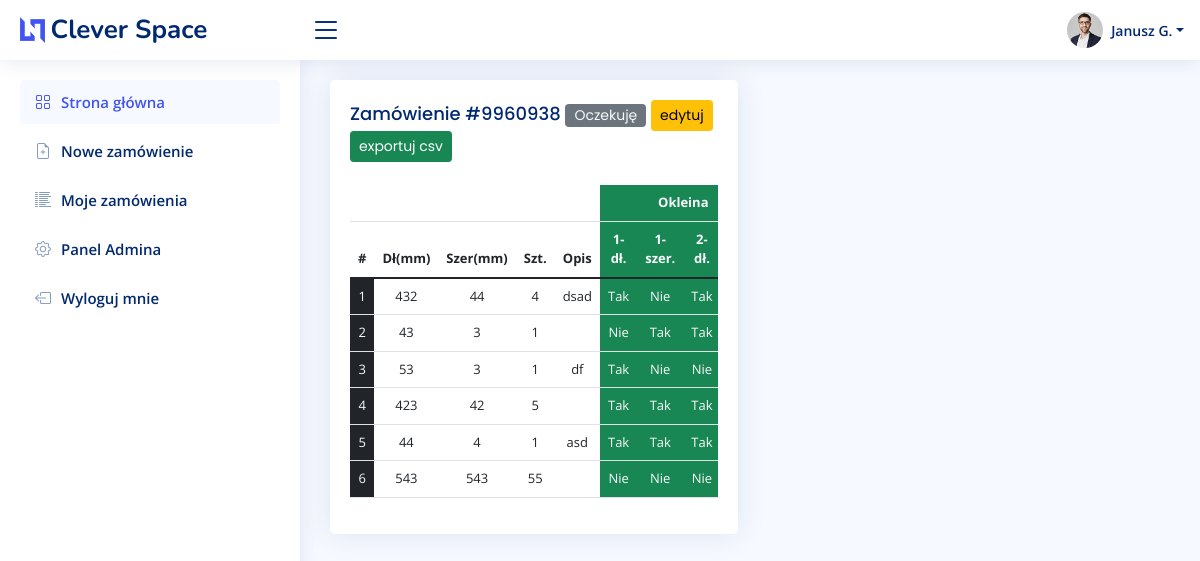
The app's page /9960938/ (signed in) with its own data.
### account/models.py (models this page shows, shortened)
class UserBase(AbstractBaseUser, PermissionsMixin):
    email = models.EmailField(unique=True)
    first_name = models.CharField(max_length=150, blank=True)
    last_name = models.CharField(max_length=150, blank=True)
    phone_number = models.CharField(max_length=15, blank=True)
    postcode = models.CharField(max_length=12, blank=True)
    address_line_1 = models.CharField(max_length=150, blank=True)
    address_line_2 = models.CharField(max_length=150, blank=True)
    town_city = models.CharField(max_length=150, blank=True)
    is_active = models.BooleanField(default=True)
    is_staff = models.BooleanField(default=False)
    created = models.DateTimeField(auto_now_add=True)
    updated = models.DateTimeField(auto_now=True)
    objects = CustomAccountManager()
    USERNAME_FIELD = 'email'
    REQUIRED_FIELDS = ['first_name', 'last_name']
    class Meta:
        verbose_name = "Konto"
        verbose_name_plural = "Konta"

### order/models.py (models this page shows, shortened)
class Order(models.Model):
    PENDING = 0
    DURING = 1
    DONE = 2
    STATUS = (
        (PENDING, 'Oczekuję'),
        (DURING, 'W trakcie'),
        (DONE, 'Zakończone'),
    )
    user = models.ForeignKey(settings.AUTH_USER_MODEL, on_delete=models.CASCADE, related_name='order_user')
    date_created = models.DateTimeField(auto_now_add=True, null=True)
    slug = RandomSlugField(length=7, exclude_lower=True, exclude_upper=True, exclude_vowels=True)
    status = models.SmallIntegerField(choices=STATUS, default=PENDING)
    class Meta:
        verbose_name = "zamówienie"
        verbose_name_plural = "zamówienia"

class Item(models.Model):
    item_number = models.CharField(max_length=255, blank=True, null=True)
    order = models.ForeignKey(Order, null=True, on_delete=models.SET_NULL)
    lenght = models.DecimalField(max_digits=4, decimal_places=0)
    width = models.DecimalField(max_digits=4, decimal_places=0)
    lenght = models.PositiveSmallIntegerField(blank=False)
    quantity = models.SmallIntegerField(default=1, blank=False, null=False)
    description = models.CharField(max_length=255, blank=True, null=True)
    lenght1 = CustomBooleanField()
    lenght2 = CustomBooleanField()
    width1 = CustomBooleanField()
    width2 = CustomBooleanField()
    class Meta:
        verbose_name = "formatka"
        verbose_name_plural = "formatki"

### order/views.py (the view)
# urls.py: path('<slug:slug>/', views.detail, name='detail'),
@login_required(login_url='login')
def detail(request, slug):
    order = Order.objects.get(slug=slug)
    item = order.item_set.all()
    context = {
        'order': order,
        'item': item,
    }
    return render(request, 'order/detail.html', context)

### order/models.py (called while the page is built)
    def from_db_value(self, value, expression, connection, context=None):
        if value is None:
            return ''
        return int(value) # return 0/1

### order/templates/order/detail.html (shortened to what this page needs)
{% extends 'main.html' %}
{% load filters %}
{% load static %}
{% block content %}
<div class="row">
  <div class="col-sm-6">
    <div class="card recent-sales">
      <div class="card-body">
        <h5 class="card-title">Zamówienie #{{ order.slug }} <span class="badge text-light {% if order.status == 2 %} bg-success {% elif order.status == 1 %} bg-warning {% elif order.status == 0 %} bg-secondary {% endif %} ">{{ order.get_status_display }}</span>
            {% if order.status == 0 %}
            <a href="{% url 'edit' order.slug %}" class="btn btn-warning btn-sm">edytuj</a>
            {% endif %}
            {% if user.is_staff %}
            <a href="{% url  'export_csv' order.slug %}" class="btn btn-success btn-sm">exportuj csv</a>
            {% endif %}
        </h5>
        <div class="table-responsive">
        <table class="table">
            <thead>
                <th></th>
                <th></th>
                <th></th>
                <th></th>
                <th></th>
                <th colspan="4" class="bg-success text-light">Okleina</th>
              <tr>
                <th scope="col">#</th>
                <th scope="col">Dł(mm)</th>
                <th scope="col">Szer(mm)</th>
                <th scope="col">Szt.</th>
                <th scope="col">Opis</th>
                <th scope="col" class="bg-success text-light">1-dł.</th>
                <th scope="col" class="bg-success text-light">1-szer.</th>
                <th scope="col" class="bg-success text-light">2-dł.</th>
              </tr>
            </thead>
            <tbody>
                {% for i in item %}
                <tr>
                <td class="bg-dark text-light text-right">{{ i.item_number }}</id>
                <td>{{ i.width }}</td>
                <td>{{ i.lenght }}</td>
                <td>{{ i.quantity }}</td>
                <td>{{ i.description|default_if_none:'' }}</td>
                <td class="bg-success text-light">{{ i.width1|yesno:"Tak, Nie"}}</td>
                <td class="bg-success text-light">{{ i.width2|yesno:"Tak, Nie"}}</td>
                <td class="bg-success text-light">{{ i.lenght1|yesno:"Tak, Nie"}}</td>
                </tr>
                {% endfor %}
            </tbody>
          </table>
        </div>
      </div>
    </div>
  </div>
</div>
{% endblock %}

### templates/navbar.html (shortened to what this page needs)
  {% load static %}
  <header id="header" class="header fixed-top d-flex align-items-center">
    <div class="d-flex align-items-center justify-content-between">
      <a href="{% url 'home' %}" class="logo d-flex align-items-center">
        <img src="{% static 'assets/img/logo.png' %}" alt="">
        <span class="d-none d-lg-block">Clever Space</span>
      </a>
      <i class="bi bi-list toggle-sidebar-btn"></i>
    </div>
    <nav class="header-nav ms-auto">
      <ul class="d-flex align-items-center">
        <li class="nav-item dropdown pe-3">
          <a class="nav-link nav-profile d-flex align-items-center pe-0" href="#" data-bs-toggle="dropdown">
            <img src="{% static 'assets/img/profile-img.jpg' %}" alt="Profile" class="rounded-circle">
            <span class="d-none d-md-block dropdown-toggle ps-2">{{ user.first_name }} {{ user.last_name.0 }}.</span>
          </a>
            </li>
          </ul>
    </nav>
  </header>
  <aside id="sidebar" class="sidebar">
    <ul class="sidebar-nav" id="sidebar-nav">
      <li class="nav-item">
        <a class="nav-link " href="{% url 'home' %}">
          <i class="bi bi-grid"></i>
          <span>Strona główna</span>
        </a>
      </li>
      <li class="nav-item">
        <a class="nav-link collapsed" href="{% url 'new' %}">
          <i class="bi bi-file-earmark-plus"></i>
          <span>Nowe zamówienie</span>
        </a>
      </li>
      <li class="nav-item">
        <a class="nav-link collapsed" href="{% url 'home' %}">
          <i class="bi bi-list-columns-reverse"></i>
          <span>Moje zamówienia</span>
        </a>
      </li>
      {% if user.is_staff %}
      <li class="nav-item">
        <a class="nav-link collapsed" href="{% url 'admin:index' %}">
          <i class="bi bi-gear"></i>
          <span>Panel Admina</span>
        </a>
      </li>
      {% endif %}
      <li class="nav-item">
        <a class="nav-link collapsed" href="{% url 'logout' %}">
          <i class="bi bi-box-arrow-left"></i>
          <span>Wyloguj mnie</span>
        </a>
      </li>
    </ul>
  </aside>

### static/assets/css/style.css (style rules this page uses)
:root { scroll-behavior: smooth; }
body { font-family: "Open Sans", sans-serif; background: #f6f9ff; color: #444444; }
a { color: #4154f1; text-decoration: none; }
h1, h2, h3, h4, h5, h6 { font-family: "Nunito", sans-serif; }
.card { margin-bottom: 30px; border: none; border-radius: 5px; box-shadow: 0px 0 30px rgba(1, 41, 112, 0.1); overflow: hidden; }
.card-title { padding: 20px 0 15px 0; font-size: 18px; font-weight: 500; color: #012970; font-family: "Poppins", sans-serif; }
.card-title span { color: #899bbd; font-size: 14px; font-weight: 400; }
.card-body { padding: 0 20px 20px 20px; }
.logo { line-height: 1; }
@media (min-width: 1200px) { .logo { width: 280px; } }
.logo img { max-height: 26px; margin-right: 6px; }
.logo span { font-size: 26px; font-weight: 700; color: #012970; font-family: "Nunito", sans-serif; }
.header { transition: all 0.5s; z-index: 997; height: 60px; box-shadow: 0px 2px 20px rgba(1, 41, 112, 0.1); background-color: #fff; padding-left: 20px; }
.header .toggle-sidebar-btn { font-size: 32px; padding-left: 10px; cursor: pointer; color: #012970; }
.header-nav ul { list-style: none; }
.header-nav > ul { margin: 0; padding: 0; }
.header-nav .nav-profile { color: #012970; }
.header-nav .nav-profile img { max-height: 36px; }
.header-nav .nav-profile span { font-size: 14px; font-weight: 600; }
.sidebar { position: fixed; top: 60px; left: 0; bottom: 0; width: 300px; z-index: 996; transition: all 0.3s; padding: 20px; overflow-y: auto; scrollbar-width: thin; scrollbar-color: #aab7cf transparent; box-shadow: 0px 0px 20px rgba(1, 41, 112, 0.1); background-color: #fff; }
.sidebar-nav { padding: 0; margin: 0; list-style: none; }
.sidebar-nav li { padding: 0; margin: 0; list-style: none; }
.sidebar-nav .nav-item { margin-bottom: 5px; }
.sidebar-nav .nav-link { display: flex; align-items: center; font-size: 15px; font-weight: 600; color: #4154f1; transition: 0.3; background: #f6f9ff; padding: 10px 15px; border-radius: 4px; }
.sidebar-nav .nav-link i { font-size: 16px; margin-right: 10px; color: #4154f1; }
.sidebar-nav .nav-link.collapsed { color: #012970; background: #fff; }
.sidebar-nav .nav-link.collapsed i { color: #899bbd; }
.table { text-align: center; font-size: small; }

### records on screen
UserBase: first_name "Janusz", last_name.0 "G"
Order: slug "9960938", status "Oczekuję"
Item: item_number "1", width "432", lenght "44", quantity "4", description "dsad", width1 "Tak", width2 "Nie", lenght1 "Tak"
Item: item_number "2", width "43", lenght "3", quantity "1", width1 "Nie", width2 "Tak", lenght1 "Tak"
Item: item_number "3", width "53", lenght "3", quantity "1", description "df", width1 "Tak", width2 "Nie", lenght1 "Nie"
Item: item_number "4", width "423", lenght "42", quantity "5", width1 "Tak", width2 "Tak", lenght1 "Tak"
Item: item_number "5", width "44", lenght "4", quantity "1", description "asd", width1 "Tak", width2 "Tak", lenght1 "Tak"
Item: item_number "6", width "543", lenght "543", quantity "55", width1 "Nie", width2 "Nie", lenght1 "Nie"
